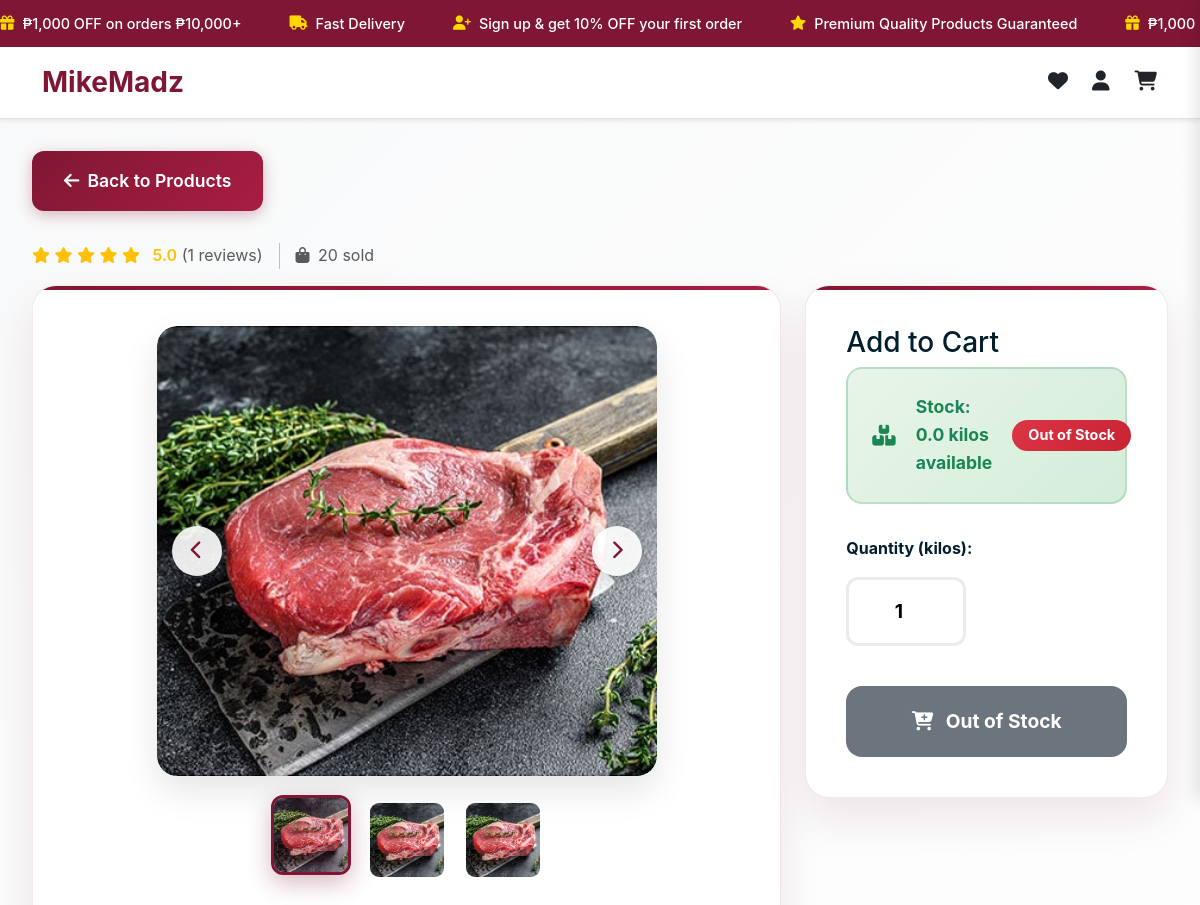
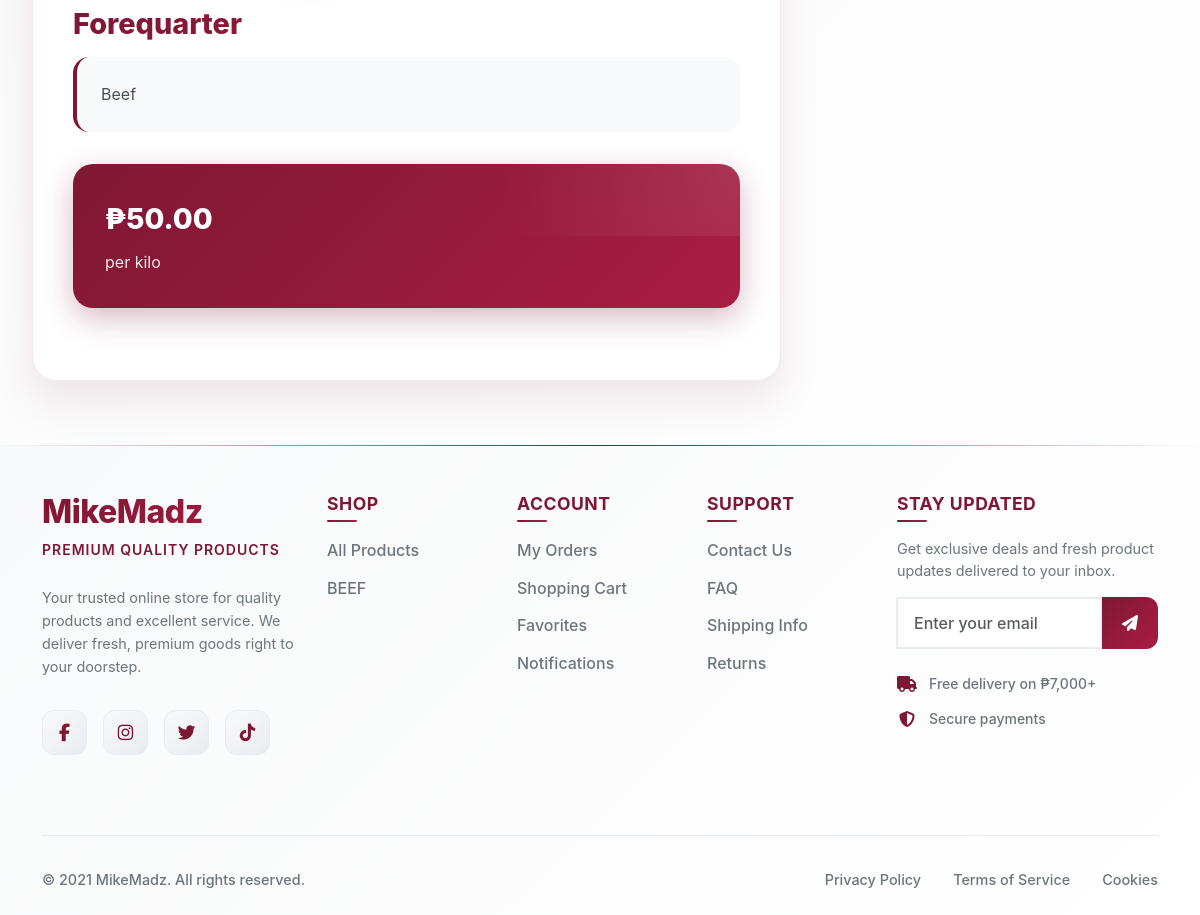
The page /product_detail.php?id=17 on the database its author committed (2 pictures, top to bottom).
### tables this page shows
CREATE TABLE `promo_messages` (
  `id` int(11) NOT NULL,
  `message_text` text NOT NULL,
  `icon_class` varchar(100) NOT NULL DEFAULT 'fas fa-star',
  `is_active` tinyint(1) DEFAULT 1,
  `sort_order` int(11) DEFAULT 0,
  `created_at` timestamp NOT NULL DEFAULT current_timestamp(),
  `updated_at` timestamp NOT NULL DEFAULT current_timestamp() ON UPDATE current_timestamp()
);

CREATE TABLE `products` (
  `product_id` int(11) NOT NULL,
  `product_name` varchar(255) NOT NULL,
  `product_description` text DEFAULT NULL,
  `created_at` timestamp NOT NULL DEFAULT current_timestamp(),
  `category_id` int(11) DEFAULT NULL,
  `is_archive` tinyint(1) DEFAULT 0,
  `brand_id` int(11) DEFAULT NULL,
  `supplier_id` int(11) DEFAULT NULL,
  `uom_id` int(11) DEFAULT NULL,
  `shelf_life_days` int(11) DEFAULT NULL COMMENT 'Expected shelf life in days',
  `storage_requirements` enum('room_temp','refrigerated','frozen','special') DEFAULT 'room_temp',
  `is_perishable` tinyint(1) DEFAULT 0 COMMENT '1 if product is perishable, 0 if not'
);

CREATE TABLE `categories` (
  `category_id` int(11) NOT NULL,
  `category_name` varchar(100) NOT NULL
);

### product_detail.php (the view, shortened to what the rows shown need)
<?php
include 'includes/db.php';
$product = null;
$error = '';
$raw_id = isset($_GET['id']) ? $_GET['id'] : '';
$product_id = 0;
if (preg_match('/^(\d+)/', $raw_id, $matches)) {
    $product_id = (int)$matches[1];
} else {
    $product_id = (int)$raw_id;
    error_log("Direct conversion product ID: " . $product_id);
}
if ($product_id <= 0) {
    $error = 'Invalid product ID';
} else {
    try {
        $stmt = $pdo->prepare("
            SELECT
                p.product_id as db_product_id,
                p.product_name,
                p.product_description,
                c.category_name,
                COALESCE((
                    SELECT ps.current_stock
                    FROM product_stock ps
                    WHERE ps.product_id = p.product_id
                    ORDER BY ps.last_restock_date DESC, ps.productstock_id DESC
                    LIMIT 1
                ), 0) as current_stock,
                COALESCE((
                    SELECT pp.markup_price
                    FROM product_pricing pp
                    WHERE pp.product_id = p.product_id
                    ORDER BY pp.productpricing_id DESC
                    LIMIT 1
                ), 0) as markup_price,
                COALESCE((
                    SELECT pp.cost_price
                    FROM product_pricing pp
                    WHERE pp.product_id = p.product_id
                    ORDER BY pp.productpricing_id DESC
                    LIMIT 1
                ), 0) as cost_per_unit,
                -- Calculate total price: markup_price + (best available cost from batches or general cost_price)
                COALESCE((
                    SELECT pp.markup_price
                    FROM product_pricing pp
                    WHERE pp.product_id = p.product_id
                    ORDER BY pp.productpricing_id DESC
                    LIMIT 1
                ), 0) + COALESCE((
                    SELECT COALESCE(
                        (SELECT pb.unit_cost
                         FROM product_batches pb
                         WHERE pb.product_id = p.product_id
                         AND pb.quantity_remaining > 0
                         AND pb.is_active = 1
                         ORDER BY pb.expiration_date ASC
                         LIMIT 1),
                        pp.cost_price,
                        0
                    )
                    FROM product_pricing pp
                    WHERE pp.product_id = p.product_id
                    ORDER BY pp.productpricing_id DESC
                    LIMIT 1
                ), 0) as total_price
            FROM products p
            LEFT JOIN categories c ON p.category_id = c.category_id
            WHERE p.product_id = ? AND p.is_archive = 0
        ");
        $stmt->execute([$product_id]);
        $product = $stmt->fetch(PDO::FETCH_ASSOC);
        if ($product) {
            $product['product_id'] = $product_id;
        }
        if (!$product) {
            $error = 'Product not found or has been archived';
        } else {
            $img_stmt = $pdo->prepare("
                SELECT image_url, is_primary
                FROM product_images
                WHERE product_id = ?
                ORDER BY is_primary DESC, product_image_id ASC
                LIMIT 3
            ");
            $img_stmt->execute([$product_id]);
            $image_results = $img_stmt->fetchAll(PDO::FETCH_ASSOC);
            $product['primary_image'] = !empty($image_results) ? $image_results[0]['image_url'] : null;
            $product['all_images'] = array_column($image_results, 'image_url');
            try {
                $brands_grouped = [];
                $product['alternative_brands'] = array_values($brands_grouped);
            } catch (Exception $e) {
                error_log("Error fetching alternative brands: " . $e->getMessage());
                $product['alternative_brands'] = [];
            }
        }
    } catch (PDOException $e) {
        $error = 'Database error: ' . $e->getMessage();
        error_log("Database error: " . $e->getMessage());
    }
}
?>
<!DOCTYPE html>
<html lang="en">
<head>
    <link href="https://cdn.jsdelivr.net/npm/bootstrap@5.3.0/dist/css/bootstrap.min.css" rel="stylesheet">
    <link rel="stylesheet" href="https://cdnjs.cloudflare.com/ajax/libs/font-awesome/6.4.0/css/all.min.css">
</head>
<body>
   <?php include 'includes/user_promo.php'; ?>
    <?php (function(){ include 'includes/user_navbar.php'; })(); ?>
    <div class="product-container">
        <?php if ($error): ?>
            <div class="alert alert-danger" role="alert">
                <i class="fas fa-exclamation-circle me-2"></i>
                <?= htmlspecialchars($error) ?>
            </div>
        <?php elseif ($product): ?>
            <?php
            $avg_rating = 0; $rating_count = 0; $total_sold = 0;
            try {
                $ratingStmt = $pdo->prepare("
                    SELECT
                        AVG(orate.rating) AS avg_rating,
                        COUNT(orate.rating_id) AS rating_count
                    FROM order_ratings orate
                    INNER JOIN orders o ON orate.order_id = o.orders_id
                    INNER JOIN order_items oi ON oi.order_id = o.orders_id
                    WHERE oi.product_id = ?
                ");
                $ratingStmt->execute([$product_id]);
                $r = $ratingStmt->fetch(PDO::FETCH_ASSOC);
                if ($r) { $avg_rating = (float)($r['avg_rating'] ?? 0); $rating_count = (int)($r['rating_count'] ?? 0); }
                $soldStmt = $pdo->prepare("
                    SELECT COALESCE(SUM(oi.quantity),0) AS total_sold
                    FROM order_items oi
                    WHERE oi.product_id = ?
                ");
                $soldStmt->execute([$product_id]);
                $s = $soldStmt->fetch(PDO::FETCH_ASSOC);
                if ($s) { $total_sold = (float)($s['total_sold'] ?? 0); }
            } catch (Exception $e) {  }
            ?>
            <div class="d-flex align-items-center gap-3 mb-3">
                <div class="text-warning" aria-label="Average rating">
                    <?php
                    $rounded = max(0, min(5, round($avg_rating)));
                    for ($i=1; $i<=5; $i++): ?>
                        <i class="fas fa-star <?= $i <= $rounded ? 'text-warning' : 'text-muted' ?>"></i>
                    <?php endfor; ?>
                    <span class="ms-2 fw-semibold"><?= number_format($avg_rating, 1) ?></span>
                    <span class="text-muted">(<?= $rating_count ?> reviews)</span>
                </div>
                <div class="text-muted" aria-label="Units sold">
                    <i class="fas fa-shopping-bag me-1"></i>
                    <?= number_format($total_sold) ?> sold
                </div>
            </div>
            <div class="row">
                <div class="col-lg-8">
                    <div class="product-card">
                        <div class="image-carousel">
                            <div class="main-image-container">
                                <img id="main-image"
                                     src="<?= !empty($product['all_images']) ? 'admin/' . htmlspecialchars($product['all_images'][0]) : 'images/placeholder.jpg' ?>"
                                     alt="<?= htmlspecialchars($product['product_name']) ?>"
                                     class="product-image"
                                     onerror="this.src='images/placeholder.jpg'">
                                <?php if (count($product['all_images']) > 1): ?>
                                <button class="carousel-nav prev" onclick="changeImage(-1)">
                                    <i class="fas fa-chevron-left"></i>
                                </button>
                                <button class="carousel-nav next" onclick="changeImage(1)">
                                    <i class="fas fa-chevron-right"></i>
                                </button>
                                <?php endif; ?>
                            </div>
                            <?php if (count($product['all_images']) > 1): ?>
                            <div class="thumbnail-container">
                                <?php foreach ($product['all_images'] as $index => $image): ?>
                                <div class="thumbnail <?= $index === 0 ? 'active' : '' ?>"
                                     onclick="setActiveImage(<?= $index ?>)"
                                     data-index="<?= $index ?>">
                                    <img src="admin/<?= htmlspecialchars($image) ?>"
                                         alt="<?= htmlspecialchars($product['product_name']) ?> - Image <?= $index + 1 ?>"
                                         onerror="this.src='images/placeholder.jpg'">
                                </div>
                                <?php endforeach; ?>
                            </div>
                            <?php endif; ?>
                        </div>
                        <h1 class="product-title"><?= htmlspecialchars($product['product_name']) ?></h1>
                        <p class="product-description"><?= htmlspecialchars($product['product_description'] ?? 'No description available') ?></p>
                        <div class="price-section">
                            <div class="price" id="main-price">₱<?= number_format($product['total_price'] ?? 0, 2) ?></div>
                            <div class="unit">per kilo</div>
                        </div>
                    </div>
                </div>
                <div class="col-lg-4">
                    <div class="product-card">
                        <h3>Add to Cart</h3>
                        <div class="stock-info">
                            <i class="fas fa-boxes me-2"></i>
                            <span id="stock-display">Stock: <?= number_format((float)($product['current_stock'] ?? 0), 1) ?> kilos available</span>
                            <span id="stock-badge">
                                <?php if ((float)($product['current_stock'] ?? 0) <= 0): ?>
                                    <span class="badge bg-danger ms-2">Out of Stock</span>
                                <?php elseif ((float)($product['current_stock'] ?? 0) <= 10): ?>
                                    <span class="badge bg-warning ms-2">Low Stock</span>
                                <?php endif; ?>
                            </span>
                        </div>
                        <div class="mb-3">
                            <label class="quantity-label">Quantity (kilos):</label>
                            <input type="number" id="quantity" class="quantity-input" value="1" min="0.1" step="0.1" max="<?= htmlspecialchars($product['current_stock'] ?? 0) ?>">
                        </div>
                        <button type="button" class="btn-add-cart" onclick="addToCart()" <?= (float)($product['current_stock'] ?? 0) <= 0 ? 'disabled' : '' ?>>
                            <i class="fas fa-cart-plus me-2"></i>
                            <?= (float)($product['current_stock'] ?? 0) <= 0 ? 'Out of Stock' : 'Add to Cart' ?>
                        </button>
                    </div>
                </div>
            </div>
        <?php endif; ?>
    </div>
    <?php include 'includes/user_footer.php'; ?>
</body>
</html>

### includes/user_promo.php (shortened to what the rows shown need)
 <?php
$promo_messages = [];
try {
    include_once __DIR__ . '/db.php';
    $stmt = $pdo->query("SELECT * FROM promo_messages WHERE is_active = 1 ORDER BY sort_order ASC, created_at ASC");
    $promo_messages = $stmt->fetchAll(PDO::FETCH_ASSOC);
} catch (Exception $e) {
    $promo_messages = [
        ['message_text' => '₱1,000 OFF on orders ₱10,000+', 'icon_class' => 'fas fa-gift'],
        ['message_text' => 'Free Nationwide Delivery on ₱7,000+', 'icon_class' => 'fas fa-truck'],
        ['message_text' => 'Sign up & get 10% OFF your first order', 'icon_class' => 'fas fa-user-plus'],
        ['message_text' => 'Premium Quality Products Guaranteed', 'icon_class' => 'fas fa-star'],
        ['message_text' => '90 Minutes Express Delivery', 'icon_class' => 'fas fa-clock']
    ];
}
?>
<div class="promo-banner">
    <div class="promo-marquee">
        <?php foreach ($promo_messages as $message): ?>
            <div class="promo-item">
                <i class="<?= htmlspecialchars($message['icon_class']) ?>"></i><?= htmlspecialchars($message['message_text']) ?>
            </div>
        <?php endforeach; ?>
        <?php foreach ($promo_messages as $message): ?>
            <div class="promo-item">
                <i class="<?= htmlspecialchars($message['icon_class']) ?>"></i><?= htmlspecialchars($message['message_text']) ?>
            </div>
        <?php endforeach; ?>
    </div>
</div>

### includes/user_footer.php (shortened to what the rows shown need)
<?php
include_once __DIR__ . '/db.php';
$footer_categories = [];
try {
    $stmt = $pdo->query("
        SELECT
            c.category_id,
            c.category_name,
            COUNT(p.product_id) as product_count
        FROM categories c
        LEFT JOIN products p ON c.category_id = p.category_id AND p.is_archive = 0
        GROUP BY c.category_id, c.category_name
        HAVING product_count > 0
        ORDER BY product_count DESC, c.category_name
        LIMIT 6
    ");
    $footer_categories = $stmt->fetchAll(PDO::FETCH_ASSOC);
} catch (PDOException $e) {
    $footer_categories = [];
}
?>
<footer class="footer">
    <div class="container">
        <div class="row g-4 py-5">
            <div class="col-lg-3 col-md-6">
                <div class="footer-brand mb-4">
                    <h2 class="brand-name">MikeMadz</h2>
                </div>
            </div>
            <div class="col-lg-2 col-md-6">
                <ul class="footer-links">
                    <?php if (!empty($footer_categories)): ?>
                        <?php foreach ($footer_categories as $category): ?>
                            <li><a href="product.php?category=<?= urlencode(strtolower($category['category_name'])) ?>">
                                <?= htmlspecialchars(ucfirst($category['category_name'])) ?>
                            </a></li>
                        <?php endforeach; ?>
                    <?php endif; ?>
                </ul>
            </div>
        </div>
    </div>
</footer>

### rows shown on the page
promo_messages: message_text "₱1,000 OFF on orders ₱10,000+", message_text "₱1,000…"
promo_messages: message_text "Fast Delivery"
promo_messages: message_text "Sign up & get 10% OFF your first order"
promo_messages: message_text "Premium Quality Products Guaranteed"
products: product_name "Forequarter", product_description "Beef"
categories: category_name "BEEF"

### other values the page prints
$avg_rating "5.0"
$rating_count "1"
$total_sold "20"
$product['total_price'] "50.00"
$product['current_stock'] "0.0"
